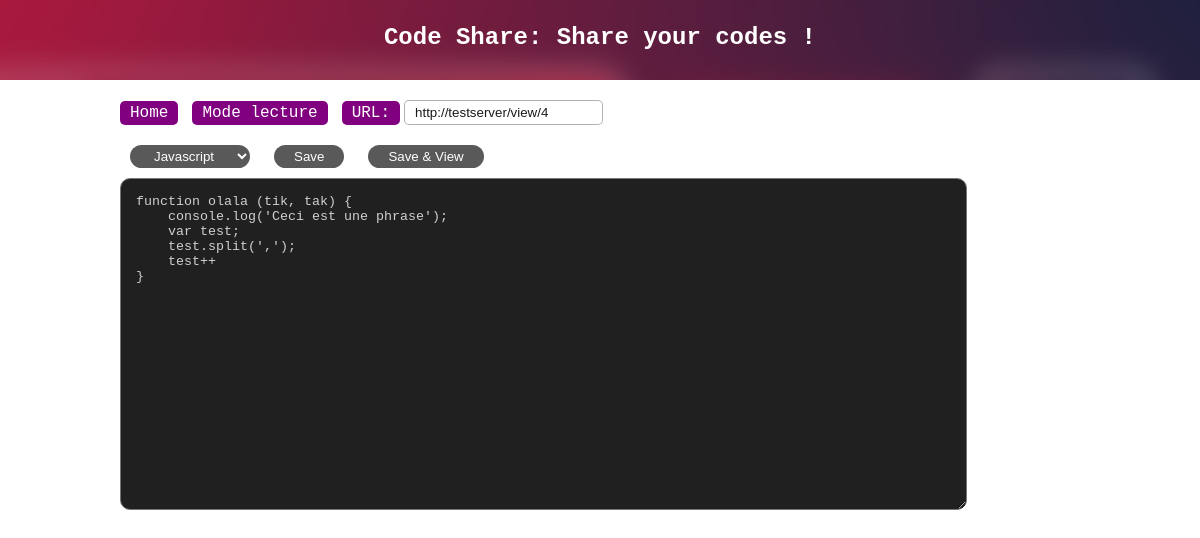
Before: /edit/4/ with the older database file.
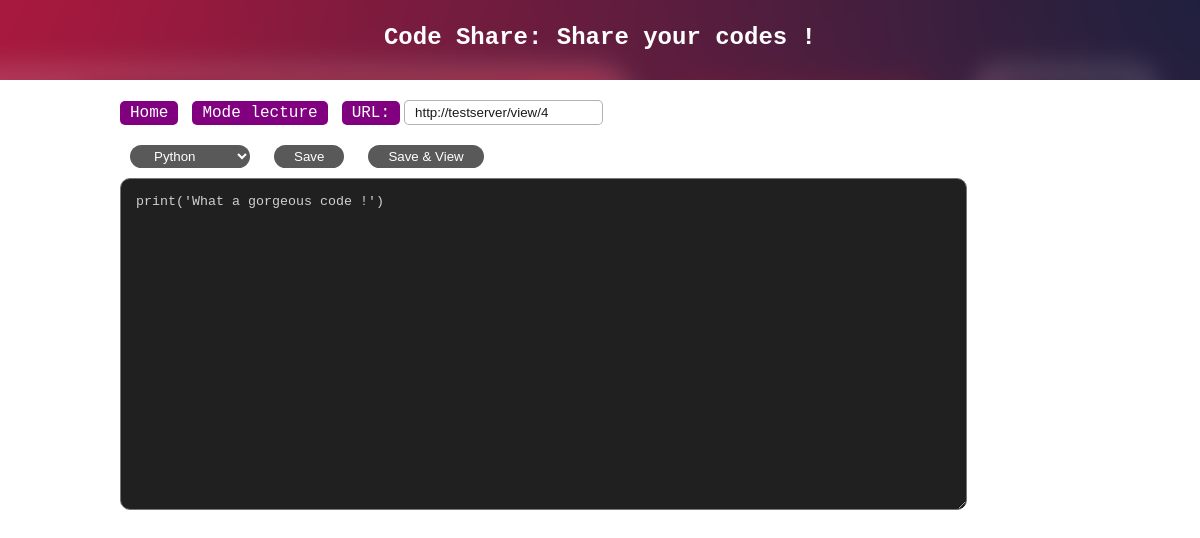
After: the same page with the newer database file.
### tables this page shows
CREATE TABLE code (
            uid INTEGER PRIMARY KEY AUTOINCREMENT,
            code TEXT DEFAULT 'print(''What a gorgeous code !'')',
            language VARCHAR(50) DEFAULT 'python',
            createdAt TIMESTAMP DEFAULT CURRENT_TIMESTAMP,
            updatedAt TIMESTAMP
        );

### app.py (the view)
@app.route('/edit/<string:uid>/')
def edit(uid):
    row = getCode(uid)
    if row is None:
        return render_template('error.html',uid = uid)
    d = dict(
        uid=uid,
        code=row[0],
        language=row[1],
        createdAt = row[2],
        updatedAt = row[3],
        url="{}view/{}".format(request.host_url,uid)
    )
    return render_template('edit.html', **d)

### model_sqlite.py (called while the page is built)
def getCode(uid):
    conn = sqlite3.connect('shareCode.db')
    c = conn.cursor()
    c.execute('''
        SELECT
            code,
            language,
            createdAt,
            updatedAt
        FROM code
        WHERE uid = ?
    ''', uid)
    result = c.fetchone()
    conn.commit()
    conn.close()
    return result

### templates/edit.html (shortened to what this page needs)
<html>
   <head>
		<link href="/static/style.css" rel="stylesheet">
	</head>
   <body>
		<main>
			<section class="header view">
				<h1>Code Share: Share your codes !</h1>
			</section>
			<section class="content view">
				<div class="btn-cont">
					<a href="/">Home</a>
					<a href="/view/{{ uid }}">Mode lecture</a>
					<form>
						<label>URL:</label>
						<input name='url' value="{{ url }}">
					</form>
				</div>
				<form class="main-form" method="POST" action="/publish" enctypwe="multipart/form-data">
					<select name="language">
						<option value="python" {% if 'python' == language %} selected {% endif %}>Python</option>
						<option value="javascript" {% if 'javascript' == language %} selected {% endif %}>Javascript</option>
					</select>
					<button type="submit" name="submit" value="edit">Save</button>
					<button type="submit" name="submit" value="view">Save &amp; View</button>
					<textarea name="code" rows=20 cols=100>{{ code }}</textarea>
			   </form>
			</section>
		</main>
   </body>
</html>

Changed rows visible on the page:
changed code: language "Javascript" → "Python"; code "function olala (tik, tak) { console.log('Ceci est une phrase'); var test; test.split(','); test++ }" → "print('What a gorgeous code !')"
